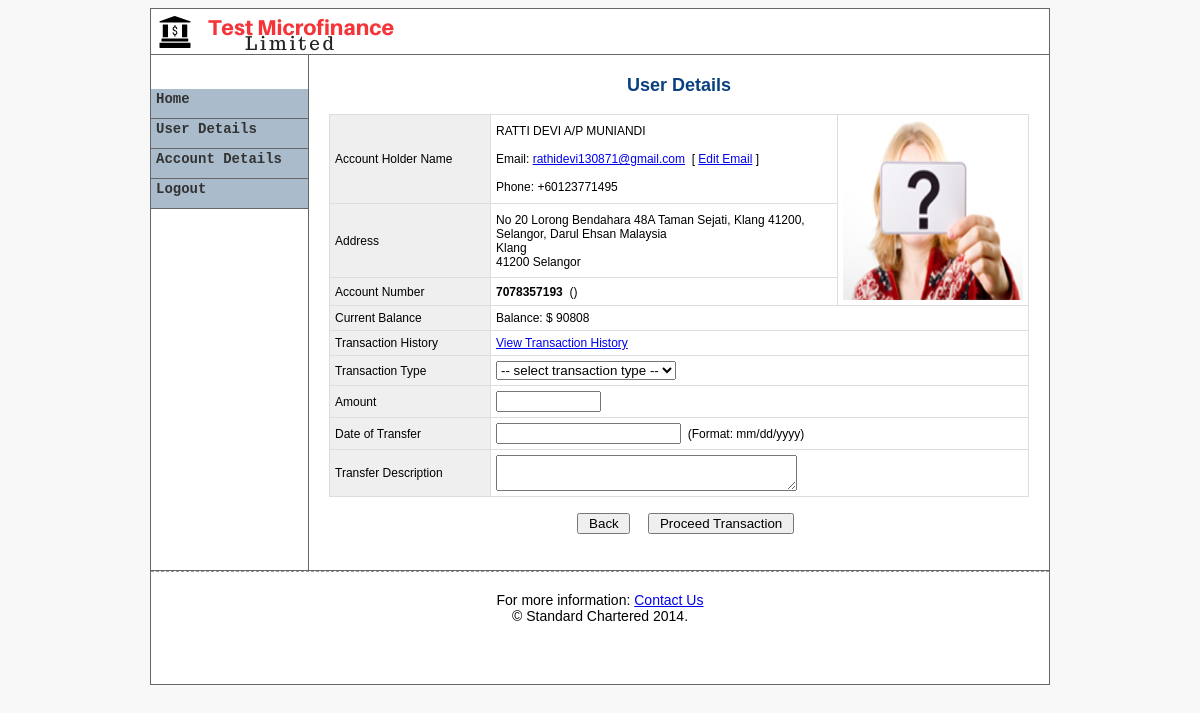
The app's page /admin/account/?view=detail&accId=6 (signed in) with its own data.
### tables this page shows
CREATE TABLE IF NOT EXISTS `tbl_users` (
  `id` int(10) NOT NULL AUTO_INCREMENT,
  `fname` varchar(100) NOT NULL,
  `lname` varchar(40) NOT NULL,
  `pwd` varchar(100) NOT NULL,
  `email` varchar(100) NOT NULL,
  `phone` varchar(20) NOT NULL,
  `gender` varchar(10) NOT NULL,
  `is_active` varchar(10) NOT NULL,
  `utype` varchar(10) NOT NULL,
  `pics` varchar(200) NOT NULL,
  `bdate` varchar(100) NOT NULL,
  PRIMARY KEY (`id`)
);

CREATE TABLE IF NOT EXISTS `tbl_address` (
  `id` int(10) NOT NULL AUTO_INCREMENT,
  `user_id` int(10) NOT NULL,
  `address` varchar(200) NOT NULL,
  `city` varchar(40) NOT NULL,
  `state` varchar(40) NOT NULL,
  `zipcode` int(10) NOT NULL,
  `country` varchar(40) NOT NULL,
  PRIMARY KEY (`id`)
);

CREATE TABLE IF NOT EXISTS `tbl_accounts` (
  `id` int(10) NOT NULL AUTO_INCREMENT,
  `user_id` int(10) NOT NULL,
  `acc_no` varchar(20) NOT NULL,
  `type` varchar(10) NOT NULL,
  `balance` double NOT NULL,
  `pin` int(10) NOT NULL,
  `status` varchar(10) NOT NULL,
  `bdate` varchar(100) NOT NULL,
  PRIMARY KEY (`id`)
);

### admin/account/index.php (called while the page is built, shortened)
<?php
require_once '../include/template.php';
?>

### admin/account/detail.php (the view, shortened to what this page needs)
<?php
if (isset($_GET['accId']) && $_GET['accId'] > 0) {
	$accId = $_GET['accId'];
} else {
	header('Location: index.php');
}
$sql = "SELECT u.id, u.fname, u.lname, u.bdate, u.is_active, u.email, u.phone, u.pics,
		a.acc_no, a.type, a.balance,
		ad.address, ad.city, ad.state, ad.zipcode
        FROM tbl_users u, tbl_accounts a, tbl_address ad
		WHERE u.id = a.user_id AND ad.user_id = u.id
		AND a.id = $accId";
$result = mysql_query($sql) or die('Cannot get product. ' . mysql_error());
$row = mysql_fetch_assoc($result);
extract($row);
$atype = "";
?>
<p align="center" id="mainHead">User Details</p>
<form action="process.php?action=transaction" method="post" id="frmTransaction">
 <table width="100%" border="0" align="center" cellpadding="5" cellspacing="1" class="entryTable">
  <tr>
   <td width="150" class="label">Account Holder Name</td>
   <td class="content"> <?php echo strtoupper( $fname. ' '. $lname); ?>&nbsp;<br/><br/>
   Email:&nbsp;<a href="mailto:<?php echo $email; ?>"><?php echo $email; ?></a>
   &nbsp;[&nbsp;<a href="<?php echo WEB_ROOT; ?>admin/user/?view=email&userId=<?php echo $id; ?>">Edit Email</a>&nbsp;]<br/><br/>
   	Phone:&nbsp;<?php echo $phone; ?></td>
   <td rowspan="3" class="content">
   <?php
   $upics = (isset($pics) && $pics != "") ? "thumbnails/".$pics : "anonymous-user.jpg";
   ?>
   	<img src="<?php echo WEB_ROOT; ?>images/<?php echo $upics; ?>" style="float:right;" width="180" height="180" />
   </td>
  </tr>
  <tr>
   <td width="150" class="label">Address</td>
   <td class="content"><?php echo $address; ?><br/>
   	<?php echo $city; ?><br/>
	<?php echo $zipcode; ?>&nbsp;<?php echo $state; ?>   </td>
   </tr>
  <tr>
   <td width="150" class="label">Account Number</td>
   <td class="content"><strong><?php echo $acc_no; ?></strong>&nbsp;&nbsp;(<?php echo $atype; ?>)
   </td>
   </tr>
  <tr>
   <td width="150" class="label">Current Balance</td>
   <td colspan="2" class="content">Balance:&nbsp;$&nbsp;<?php echo $balance; ?></td>
  </tr>
  <tr>
   <td width="150" class="label">Transaction History</td>
   <td colspan="2" class="content">
   	<a href="<?php echo WEB_ROOT; ?>admin/account/?view=statement&accNo=<?php echo $acc_no; ?>">View Transaction History</a>
	</td>
  </tr>
  <tr>
   <td width="150" class="label">Transaction Type</td>
   <td colspan="2" class="content">
   <select name="type" id="type">
   	<option value="#"> -- select transaction type --</option>
   </select>
   </td>
  </tr>
  <tr>
   <td width="150" class="label">Amount</td>
   <td colspan="2" class="content"><input type="text" name="amt" id="amt" size="10" /> </td>
  </tr>
  <tr>
   <td width="150" class="label">Date of Transfer</td>
   <td colspan="2" class="content"><input type="text" name="dot" id="dot" size="20" />&nbsp; (Format: mm/dd/yyyy)</td>
  </tr>
  <tr>
   <td width="150" class="label">Transfer Description</td>
   <td colspan="2" class="content"><textarea name="desc" id="desc" cols="35" rows="2"></textarea></td>
  </tr>
 </table>
 <p align="center">
  <input name="btnBack" type="button" id="btnBack" value=" Back " onClick="window.history.back();" >
  <input name="btnTxType" type="button" id="btnTxType" value=" Proceed Transaction ">
 </p>
</form>

### admin/include/admin.css (style rules this page uses)
.entryTable { font-family: Arial, Helvetica, sans-serif; font-size: 12px; background-color: #DDDDDD; }
.entryTable .label { background-color: #EFEFEF; }
.entryTable .content { background-color: #FFFFFF; }
body { font-family: "Arial", "Helvetica", "sans-serif"; text-align: center; font-size: 10px; }
#mainHead { font-size:18px; font-family:Verdana, Arial, Helvetica, sans-serif; font-weight:bold; color:#094080; }

### admin/include/template.php (style rules this page uses)
body { background-color:#F8F8F8; }

### records on screen
tbl_users: fname+lname "RATTI DEVI A/P MUNIANDI", email "rathidevi130871@gmail.com", phone "+60123771495", tbl_address.address "No 20 Lorong Bendahara 48A Taman Sejati, Klang 41200, Selangor, Darul Ehsan Malaysia", tbl_address.city "Klang", tbl_address.zipcode "41200", tbl_address.state "Selangor", tbl_accounts.acc_no "7078357193", tbl_accounts.balance "90808"
